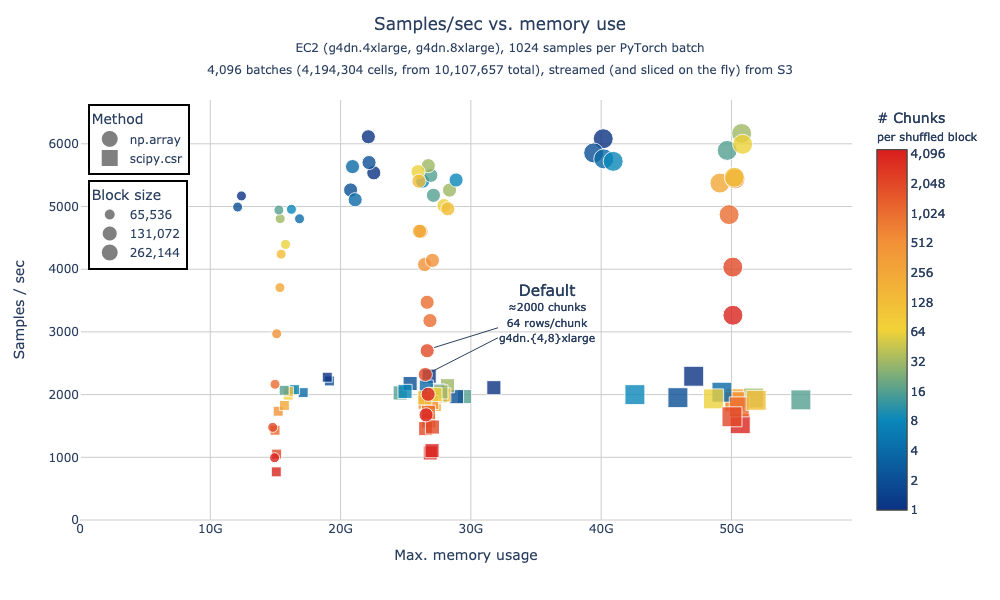
#> input picture _images/20240709-pytorch-fig-benchmark.png, 1000 x 600 px
$ python -i util.py   (imports and definitions only)
#> lines starting #> are read from the running program, lines starting #| are printed output that depends on the picture
import urllib.parse
from typing import Any, Union
from warnings import warn

import numpy as np
import numpy.typing as npt
import pandas as pd
import requests
from scipy import sparse


# [117 lines left out: functions array_chunker, uricat, fetch_json, is_positive_integral, pandas_dataframe_strings_to_ascii_issue_247_workaround, anndata_ordered_bool_issue_853_workaround, not called in this run]

>>> import cv2
>>> picture = cv2.imread('../_images/20240709-pytorch-fig-benchmark.png', cv2.IMREAD_GRAYSCALE)
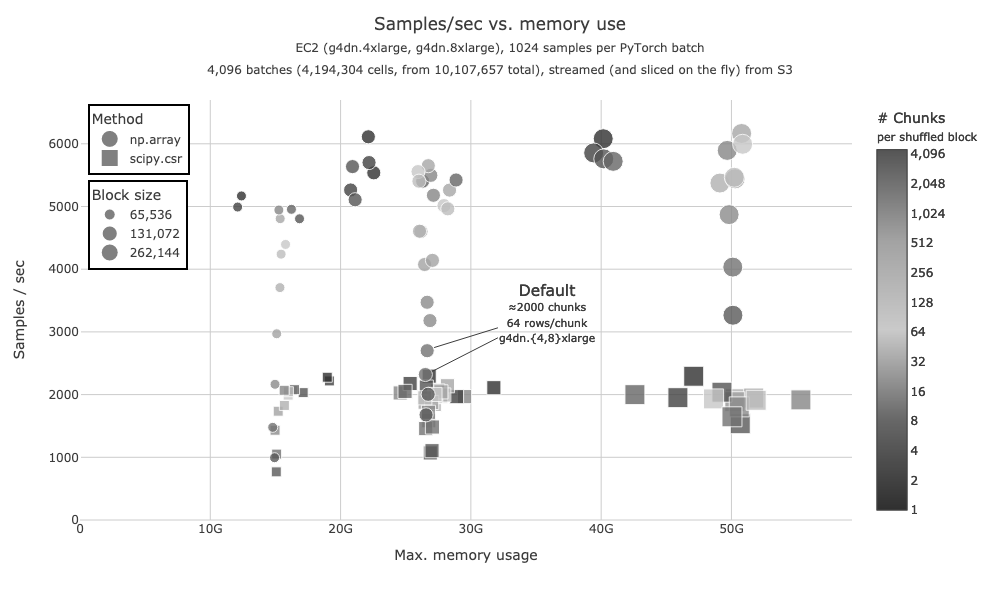
#> picture: shape (600, 1000); min 0, max 255, mean 245.9
>>> result = array_chunker(picture)

$ run again, on _images/20240709-pytorch-fig-scvi.png
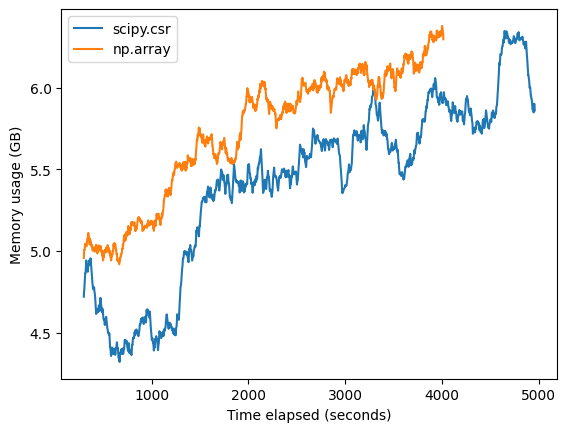
#> input picture _images/20240709-pytorch-fig-scvi.png, 567 x 432 px
#> `picture = cv2.imread('../_images/20240709-pytorch-fig-benchmark.png', ..`:
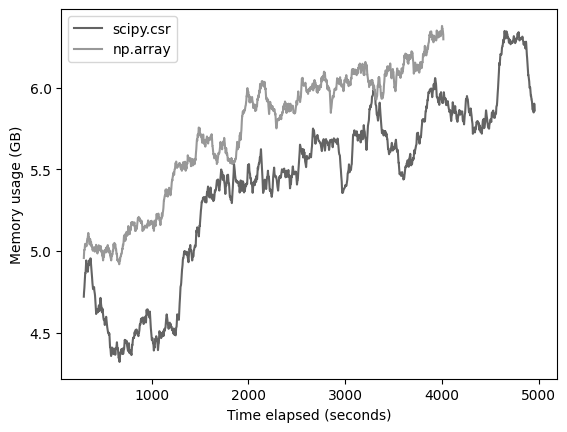
#> picture: shape (432, 567); min 0, max 255, mean 245.4
